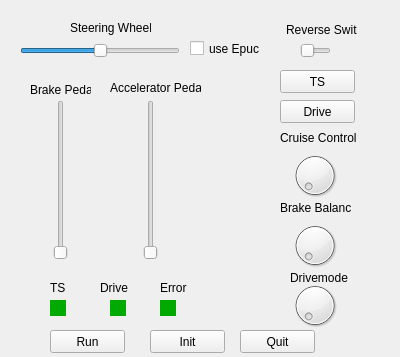
<?xml version="1.0" encoding="UTF-8"?>
<ui version="4.0">
 <class>CockpitScreen</class>
 <widget class="QWidget" name="CockpitScreen">
  <property name="geometry">
   <rect>
    <x>0</x>
    <y>0</y>
    <width>400</width>
    <height>357</height>
   </rect>
  </property>
  <property name="windowTitle">
   <string>Cockpit</string>
  </property>
  <widget class="QSlider" name="SteeringWheel">
   <property name="enabled">
    <bool>true</bool>
   </property>
   <property name="geometry">
    <rect>
     <x>20</x>
     <y>40</y>
     <width>160</width>
     <height>22</height>
    </rect>
   </property>
   <property name="value">
    <number>50</number>
   </property>
   <property name="sliderPosition">
    <number>50</number>
   </property>
   <property name="orientation">
    <enum>Qt::Horizontal</enum>
   </property>
  </widget>
  <widget class="QLabel" name="Steering">
   <property name="geometry">
    <rect>
     <x>70</x>
     <y>20</y>
     <width>81</width>
     <height>16</height>
    </rect>
   </property>
   <property name="text">
    <string>Steering Wheel</string>
   </property>
  </widget>
  <widget class="QSlider" name="BreakPedal">
   <property name="geometry">
    <rect>
     <x>50</x>
     <y>100</y>
     <width>22</width>
     <height>160</height>
    </rect>
   </property>
   <property name="orientation">
    <enum>Qt::Vertical</enum>
   </property>
  </widget>
  <widget class="QSlider" name="AcceleratorPedal">
   <property name="geometry">
    <rect>
     <x>140</x>
     <y>100</y>
     <width>22</width>
     <height>160</height>
    </rect>
   </property>
   <property name="orientation">
    <enum>Qt::Vertical</enum>
   </property>
  </widget>
  <widget class="QLabel" name="Break_2">
   <property name="geometry">
    <rect>
     <x>30</x>
     <y>80</y>
     <width>61</width>
     <height>20</height>
    </rect>
   </property>
   <property name="text">
    <string>Brake Pedal</string>
   </property>
  </widget>
  <widget class="QLabel" name="Accelerator">
   <property name="geometry">
    <rect>
     <x>110</x>
     <y>80</y>
     <width>91</width>
     <height>16</height>
    </rect>
   </property>
   <property name="text">
    <string>Accelerator Pedal</string>
   </property>
  </widget>
  <widget class="QSlider" name="ReverseSwitch">
   <property name="geometry">
    <rect>
     <x>300</x>
     <y>40</y>
     <width>31</width>
     <height>22</height>
    </rect>
   </property>
   <property name="maximum">
    <number>1</number>
   </property>
   <property name="orientation">
    <enum>Qt::Horizontal</enum>
   </property>
  </widget>
  <widget class="QLabel" name="Reverse">
   <property name="geometry">
    <rect>
     <x>286</x>
     <y>20</y>
     <width>71</width>
     <height>20</height>
    </rect>
   </property>
   <property name="text">
    <string>Reverse Switch</string>
   </property>
  </widget>
  <widget class="QLabel" name="BrakeBalance">
   <property name="geometry">
    <rect>
     <x>280</x>
     <y>200</y>
     <width>71</width>
     <height>16</height>
    </rect>
   </property>
   <property name="text">
    <string>Brake Balance</string>
   </property>
  </widget>
  <widget class="QPushButton" name="TSActive">
   <property name="geometry">
    <rect>
     <x>280</x>
     <y>70</y>
     <width>75</width>
     <height>23</height>
    </rect>
   </property>
   <property name="text">
    <string>TS</string>
   </property>
  </widget>
  <widget class="QPushButton" name="DriveActive">
   <property name="geometry">
    <rect>
     <x>280</x>
     <y>100</y>
     <width>75</width>
     <height>23</height>
    </rect>
   </property>
   <property name="text">
    <string>Drive</string>
   </property>
  </widget>
  <widget class="QDial" name="CruiseDial">
   <property name="geometry">
    <rect>
     <x>290</x>
     <y>150</y>
     <width>50</width>
     <height>51</height>
    </rect>
   </property>
  </widget>
  <widget class="QLabel" name="CruiseControl">
   <property name="geometry">
    <rect>
     <x>280</x>
     <y>130</y>
     <width>81</width>
     <height>16</height>
    </rect>
   </property>
   <property name="text">
    <string>Cruise Control</string>
   </property>
  </widget>
  <widget class="QDial" name="BalanceDial">
   <property name="geometry">
    <rect>
     <x>290</x>
     <y>220</y>
     <width>50</width>
     <height>51</height>
    </rect>
   </property>
  </widget>
  <widget class="QDial" name="ModeDial">
   <property name="geometry">
    <rect>
     <x>290</x>
     <y>280</y>
     <width>50</width>
     <height>51</height>
    </rect>
   </property>
   <property name="maximum">
    <number>5</number>
   </property>
  </widget>
  <widget class="QLabel" name="Drivemode">
   <property name="geometry">
    <rect>
     <x>290</x>
     <y>270</y>
     <width>61</width>
     <height>16</height>
    </rect>
   </property>
   <property name="text">
    <string>Drivemode</string>
   </property>
  </widget>
  <widget class="Line" name="TSLight">
   <property name="geometry">
    <rect>
     <x>50</x>
     <y>300</y>
     <width>16</width>
     <height>16</height>
    </rect>
   </property>
   <property name="palette">
    <palette>
     <active>
      <colorrole role="WindowText">
       <brush brushstyle="SolidPattern">
        <color alpha="255">
         <red>0</red>
         <green>0</green>
         <blue>0</blue>
        </color>
       </brush>
      </colorrole>
      <colorrole role="Button">
       <brush brushstyle="SolidPattern">
        <color alpha="255">
         <red>0</red>
         <green>255</green>
         <blue>0</blue>
        </color>
       </brush>
      </colorrole>
      <colorrole role="Light">
       <brush brushstyle="SolidPattern">
        <color alpha="255">
         <red>127</red>
         <green>255</green>
         <blue>127</blue>
        </color>
       </brush>
      </colorrole>
      <colorrole role="Midlight">
       <brush brushstyle="SolidPattern">
        <color alpha="255">
         <red>63</red>
         <green>255</green>
         <blue>63</blue>
        </color>
       </brush>
      </colorrole>
      <colorrole role="Dark">
       <brush brushstyle="SolidPattern">
        <color alpha="255">
         <red>0</red>
         <green>127</green>
         <blue>0</blue>
        </color>
       </brush>
      </colorrole>
      <colorrole role="Mid">
       <brush brushstyle="SolidPattern">
        <color alpha="255">
         <red>0</red>
         <green>170</green>
         <blue>0</blue>
        </color>
       </brush>
      </colorrole>
      <colorrole role="Text">
       <brush brushstyle="SolidPattern">
        <color alpha="255">
         <red>0</red>
         <green>0</green>
         <blue>0</blue>
        </color>
       </brush>
      </colorrole>
      <colorrole role="BrightText">
       <brush brushstyle="SolidPattern">
        <color alpha="255">
         <red>255</red>
         <green>255</green>
         <blue>255</blue>
        </color>
       </brush>
      </colorrole>
      <colorrole role="ButtonText">
       <brush brushstyle="SolidPattern">
        <color alpha="255">
         <red>0</red>
         <green>0</green>
         <blue>0</blue>
        </color>
       </brush>
      </colorrole>
      <colorrole role="Base">
       <brush brushstyle="SolidPattern">
        <color alpha="255">
         <red>255</red>
         <green>255</green>
         <blue>255</blue>
        </color>
       </brush>
      </colorrole>
      <colorrole role="Window">
       <brush brushstyle="SolidPattern">
        <color alpha="255">
         <red>0</red>
         <green>255</green>
         <blue>0</blue>
        </color>
       </brush>
      </colorrole>
      <colorrole role="Shadow">
       <brush brushstyle="SolidPattern">
        <color alpha="255">
         <red>0</red>
         <green>0</green>
         <blue>0</blue>
        </color>
       </brush>
      </colorrole>
      <colorrole role="AlternateBase">
       <brush brushstyle="SolidPattern">
        <color alpha="255">
         <red>127</red>
         <green>255</green>
         <blue>127</blue>
        </color>
       </brush>
      </colorrole>
      <colorrole role="ToolTipBase">
       <brush brushstyle="SolidPattern">
        <color alpha="255">
         <red>255</red>
         <green>255</green>
         <blue>220</blue>
        </color>
       </brush>
      </colorrole>
      <colorrole role="ToolTipText">
       <brush brushstyle="SolidPattern">
        <color alpha="255">
         <red>0</red>
         <green>0</green>
         <blue>0</blue>
        </color>
       </brush>
      </colorrole>
     </active>
     <inactive>
      <colorrole role="WindowText">
       <brush brushstyle="SolidPattern">
        <color alpha="255">
         <red>0</red>
         <green>0</green>
         <blue>0</blue>
        </color>
       </brush>
      </colorrole>
      <colorrole role="Button">
       <brush brushstyle="SolidPattern">
        <color alpha="255">
         <red>0</red>
         <green>255</green>
         <blue>0</blue>
        </color>
       </brush>
      </colorrole>
      <colorrole role="Light">
       <brush brushstyle="SolidPattern">
        <color alpha="255">
         <red>127</red>
         <green>255</green>
         <blue>127</blue>
        </color>
       </brush>
      </colorrole>
      <colorrole role="Midlight">
       <brush brushstyle="SolidPattern">
        <color alpha="255">
         <red>63</red>
         <green>255</green>
         <blue>63</blue>
        </color>
       </brush>
      </colorrole>
      <colorrole role="Dark">
       <brush brushstyle="SolidPattern">
        <color alpha="255">
         <red>0</red>
         <green>127</green>
         <blue>0</blue>
        </color>
       </brush>
      </colorrole>
      <colorrole role="Mid">
       <brush brushstyle="SolidPattern">
        <color alpha="255">
         <red>0</red>
         <green>170</green>
         <blue>0</blue>
        </color>
       </brush>
      </colorrole>
      <colorrole role="Text">
       <brush brushstyle="SolidPattern">
        <color alpha="255">
         <red>0</red>
         <green>0</green>
         <blue>0</blue>
        </color>
       </brush>
      </colorrole>
      <colorrole role="BrightText">
       <brush brushstyle="SolidPattern">
        <color alpha="255">
         <red>255</red>
         <green>255</green>
         <blue>255</blue>
        </color>
       </brush>
      </colorrole>
      <colorrole role="ButtonText">
       <brush brushstyle="SolidPattern">
        <color alpha="255">
         <red>0</red>
         <green>0</green>
         <blue>0</blue>
        </color>
       </brush>
      </colorrole>
      <colorrole role="Base">
       <brush brushstyle="SolidPattern">
        <color alpha="255">
         <red>255</red>
         <green>255</green>
         <blue>255</blue>
        </color>
       </brush>
      </colorrole>
      <colorrole role="Window">
       <brush brushstyle="SolidPattern">
        <color alpha="255">
         <red>0</red>
         <green>255</green>
         <blue>0</blue>
        </color>
       </brush>
      </colorrole>
      <colorrole role="Shadow">
       <brush brushstyle="SolidPattern">
        <color alpha="255">
         <red>0</red>
         <green>0</green>
         <blue>0</blue>
        </color>
       </brush>
      </colorrole>
      <colorrole role="AlternateBase">
       <brush brushstyle="SolidPattern">
        <color alpha="255">
         <red>127</red>
         <green>255</green>
         <blue>127</blue>
        </color>
       </brush>
      </colorrole>
      <colorrole role="ToolTipBase">
       <brush brushstyle="SolidPattern">
        <color alpha="255">
         <red>255</red>
         <green>255</green>
         <blue>220</blue>
        </color>
       </brush>
      </colorrole>
      <colorrole role="ToolTipText">
       <brush brushstyle="SolidPattern">
        <color alpha="255">
         <red>0</red>
         <green>0</green>
         <blue>0</blue>
        </color>
       </brush>
      </colorrole>
     </inactive>
     <disabled>
      <colorrole role="WindowText">
       <brush brushstyle="SolidPattern">
        <color alpha="255">
         <red>0</red>
         <green>127</green>
         <blue>0</blue>
        </color>
       </brush>
      </colorrole>
      <colorrole role="Button">
       <brush brushstyle="SolidPattern">
        <color alpha="255">
         <red>0</red>
         <green>255</green>
         <blue>0</blue>
        </color>
       </brush>
      </colorrole>
      <colorrole role="Light">
       <brush brushstyle="SolidPattern">
        <color alpha="255">
         <red>127</red>
         <green>255</green>
         <blue>127</blue>
        </color>
       </brush>
      </colorrole>
      <colorrole role="Midlight">
       <brush brushstyle="SolidPattern">
        <color alpha="255">
         <red>63</red>
         <green>255</green>
         <blue>63</blue>
        </color>
       </brush>
      </colorrole>
      <colorrole role="Dark">
       <brush brushstyle="SolidPattern">
        <color alpha="255">
         <red>0</red>
         <green>127</green>
         <blue>0</blue>
        </color>
       </brush>
      </colorrole>
      <colorrole role="Mid">
       <brush brushstyle="SolidPattern">
        <color alpha="255">
         <red>0</red>
         <green>170</green>
         <blue>0</blue>
        </color>
       </brush>
      </colorrole>
      <colorrole role="Text">
       <brush brushstyle="SolidPattern">
        <color alpha="255">
         <red>0</red>
         <green>127</green>
         <blue>0</blue>
        </color>
       </brush>
      </colorrole>
      <colorrole role="BrightText">
       <brush brushstyle="SolidPattern">
        <color alpha="255">
         <red>255</red>
         <green>255</green>
         <blue>255</blue>
        </color>
       </brush>
      </colorrole>
      <colorrole role="ButtonText">
       <brush brushstyle="SolidPattern">
        <color alpha="255">
         <red>0</red>
         <green>127</green>
         <blue>0</blue>
        </color>
       </brush>
      </colorrole>
      <colorrole role="Base">
       <brush brushstyle="SolidPattern">
        <color alpha="255">
         <red>0</red>
         <green>255</green>
         <blue>0</blue>
        </color>
       </brush>
      </colorrole>
      <colorrole role="Window">
       <brush brushstyle="SolidPattern">
        <color alpha="255">
         <red>0</red>
         <green>255</green>
         <blue>0</blue>
        </color>
       </brush>
      </colorrole>
      <colorrole role="Shadow">
       <brush brushstyle="SolidPattern">
        <color alpha="255">
         <red>0</red>
         <green>0</green>
         <blue>0</blue>
        </color>
       </brush>
      </colorrole>
      <colorrole role="AlternateBase">
       <brush brushstyle="SolidPattern">
        <color alpha="255">
         <red>0</red>
         <green>255</green>
         <blue>0</blue>
        </color>
       </brush>
      </colorrole>
      <colorrole role="ToolTipBase">
       <brush brushstyle="SolidPattern">
        <color alpha="255">
         <red>255</red>
         <green>255</green>
         <blue>220</blue>
        </color>
       </brush>
      </colorrole>
      <colorrole role="ToolTipText">
       <brush brushstyle="SolidPattern">
        <color alpha="255">
         <red>0</red>
         <green>0</green>
         <blue>0</blue>
        </color>
       </brush>
      </colorrole>
     </disabled>
    </palette>
   </property>
   <property name="lineWidth">
    <number>0</number>
   </property>
   <property name="midLineWidth">
    <number>16</number>
   </property>
   <property name="orientation">
    <enum>Qt::Vertical</enum>
   </property>
  </widget>
  <widget class="Line" name="DriveLight">
   <property name="geometry">
    <rect>
     <x>110</x>
     <y>300</y>
     <width>16</width>
     <height>16</height>
    </rect>
   </property>
   <property name="palette">
    <palette>
     <active>
      <colorrole role="WindowText">
       <brush brushstyle="SolidPattern">
        <color alpha="255">
         <red>0</red>
         <green>0</green>
         <blue>0</blue>
        </color>
       </brush>
      </colorrole>
      <colorrole role="Button">
       <brush brushstyle="SolidPattern">
        <color alpha="255">
         <red>0</red>
         <green>255</green>
         <blue>0</blue>
        </color>
       </brush>
      </colorrole>
      <colorrole role="Light">
       <brush brushstyle="SolidPattern">
        <color alpha="255">
         <red>127</red>
         <green>255</green>
         <blue>127</blue>
        </color>
       </brush>
      </colorrole>
      <colorrole role="Midlight">
       <brush brushstyle="SolidPattern">
        <color alpha="255">
         <red>63</red>
         <green>255</green>
         <blue>63</blue>
        </color>
       </brush>
      </colorrole>
      <colorrole role="Dark">
       <brush brushstyle="SolidPattern">
        <color alpha="255">
         <red>0</red>
         <green>127</green>
         <blue>0</blue>
        </color>
       </brush>
      </colorrole>
      <colorrole role="Mid">
       <brush brushstyle="SolidPattern">
        <color alpha="255">
         <red>0</red>
         <green>170</green>
         <blue>0</blue>
        </color>
       </brush>
      </colorrole>
      <colorrole role="Text">
       <brush brushstyle="SolidPattern">
        <color alpha="255">
         <red>0</red>
         <green>0</green>
         <blue>0</blue>
        </color>
       </brush>
      </colorrole>
      <colorrole role="BrightText">
       <brush brushstyle="SolidPattern">
        <color alpha="255">
         <red>255</red>
         <green>255</green>
         <blue>255</blue>
        </color>
       </brush>
      </colorrole>
      <colorrole role="ButtonText">
       <brush brushstyle="SolidPattern">
        <color alpha="255">
         <red>0</red>
         <green>0</green>
         <blue>0</blue>
        </color>
       </brush>
      </colorrole>
      <colorrole role="Base">
       <brush brushstyle="SolidPattern">
        <color alpha="255">
         <red>255</red>
         <green>255</green>
         <blue>255</blue>
        </color>
       </brush>
      </colorrole>
      <colorrole role="Window">
       <brush brushstyle="SolidPattern">
        <color alpha="255">
         <red>0</red>
         <green>255</green>
         <blue>0</blue>
        </color>
       </brush>
      </colorrole>
      <colorrole role="Shadow">
       <brush brushstyle="SolidPattern">
        <color alpha="255">
         <red>0</red>
         <green>0</green>
         <blue>0</blue>
        </color>
       </brush>
      </colorrole>
      <colorrole role="AlternateBase">
       <brush brushstyle="SolidPattern">
        <color alpha="255">
         <red>127</red>
         <green>255</green>
         <blue>127</blue>
        </color>
       </brush>
      </colorrole>
      <colorrole role="ToolTipBase">
       <brush brushstyle="SolidPattern">
        <color alpha="255">
         <red>255</red>
         <green>255</green>
         <blue>220</blue>
        </color>
       </brush>
      </colorrole>
      <colorrole role="ToolTipText">
       <brush brushstyle="SolidPattern">
        <color alpha="255">
         <red>0</red>
         <green>0</green>
         <blue>0</blue>
        </color>
       </brush>
      </colorrole>
     </active>
     <inactive>
      <colorrole role="WindowText">
       <brush brushstyle="SolidPattern">
        <color alpha="255">
         <red>0</red>
         <green>0</green>
         <blue>0</blue>
        </color>
       </brush>
      </colorrole>
      <colorrole role="Button">
       <brush brushstyle="SolidPattern">
        <color alpha="255">
         <red>0</red>
         <green>255</green>
         <blue>0</blue>
        </color>
       </brush>
      </colorrole>
      <colorrole role="Light">
       <brush brushstyle="SolidPattern">
        <color alpha="255">
         <red>127</red>
         <green>255</green>
         <blue>127</blue>
        </color>
       </brush>
      </colorrole>
      <colorrole role="Midlight">
       <brush brushstyle="SolidPattern">
        <color alpha="255">
         <red>63</red>
         <green>255</green>
         <blue>63</blue>
        </color>
       </brush>
      </colorrole>
      <colorrole role="Dark">
       <brush brushstyle="SolidPattern">
        <color alpha="255">
         <red>0</red>
         <green>127</green>
         <blue>0</blue>
        </color>
       </brush>
      </colorrole>
      <colorrole role="Mid">
       <brush brushstyle="SolidPattern">
        <color alpha="255">
         <red>0</red>
         <green>170</green>
         <blue>0</blue>
        </color>
       </brush>
      </colorrole>
      <colorrole role="Text">
       <brush brushstyle="SolidPattern">
        <color alpha="255">
         <red>0</red>
         <green>0</green>
         <blue>0</blue>
        </color>
       </brush>
      </colorrole>
      <colorrole role="BrightText">
       <brush brushstyle="SolidPattern">
        <color alpha="255">
         <red>255</red>
         <green>255</green>
         <blue>255</blue>
        </color>
       </brush>
      </colorrole>
      <colorrole role="ButtonText">
       <brush brushstyle="SolidPattern">
        <color alpha="255">
         <red>0</red>
         <green>0</green>
         <blue>0</blue>
        </color>
       </brush>
      </colorrole>
      <colorrole role="Base">
       <brush brushstyle="SolidPattern">
        <color alpha="255">
         <red>255</red>
         <green>255</green>
         <blue>255</blue>
        </color>
       </brush>
      </colorrole>
      <colorrole role="Window">
       <brush brushstyle="SolidPattern">
        <color alpha="255">
         <red>0</red>
         <green>255</green>
         <blue>0</blue>
        </color>
       </brush>
      </colorrole>
      <colorrole role="Shadow">
       <brush brushstyle="SolidPattern">
        <color alpha="255">
         <red>0</red>
         <green>0</green>
         <blue>0</blue>
        </color>
       </brush>
      </colorrole>
      <colorrole role="AlternateBase">
       <brush brushstyle="SolidPattern">
        <color alpha="255">
         <red>127</red>
         <green>255</green>
         <blue>127</blue>
        </color>
       </brush>
      </colorrole>
      <colorrole role="ToolTipBase">
       <brush brushstyle="SolidPattern">
        <color alpha="255">
         <red>255</red>
         <green>255</green>
         <blue>220</blue>
        </color>
       </brush>
      </colorrole>
      <colorrole role="ToolTipText">
       <brush brushstyle="SolidPattern">
        <color alpha="255">
         <red>0</red>
         <green>0</green>
         <blue>0</blue>
        </color>
       </brush>
      </colorrole>
     </inactive>
     <disabled>
      <colorrole role="WindowText">
       <brush brushstyle="SolidPattern">
        <color alpha="255">
         <red>0</red>
         <green>127</green>
         <blue>0</blue>
        </color>
       </brush>
      </colorrole>
      <colorrole role="Button">
       <brush brushstyle="SolidPattern">
        <color alpha="255">
         <red>0</red>
         <green>255</green>
         <blue>0</blue>
        </color>
       </brush>
      </colorrole>
      <colorrole role="Light">
       <brush brushstyle="SolidPattern">
        <color alpha="255">
         <red>127</red>
         <green>255</green>
         <blue>127</blue>
        </color>
       </brush>
      </colorrole>
      <colorrole role="Midlight">
       <brush brushstyle="SolidPattern">
        <color alpha="255">
         <red>63</red>
         <green>255</green>
         <blue>63</blue>
        </color>
       </brush>
      </colorrole>
      <colorrole role="Dark">
       <brush brushstyle="SolidPattern">
        <color alpha="255">
         <red>0</red>
         <green>127</green>
         <blue>0</blue>
        </color>
       </brush>
      </colorrole>
      <colorrole role="Mid">
       <brush brushstyle="SolidPattern">
        <color alpha="255">
         <red>0</red>
         <green>170</green>
         <blue>0</blue>
        </color>
       </brush>
      </colorrole>
      <colorrole role="Text">
       <brush brushstyle="SolidPattern">
        <color alpha="255">
         <red>0</red>
         <green>127</green>
         <blue>0</blue>
        </color>
       </brush>
      </colorrole>
      <colorrole role="BrightText">
       <brush brushstyle="SolidPattern">
        <color alpha="255">
         <red>255</red>
         <green>255</green>
         <blue>255</blue>
        </color>
       </brush>
      </colorrole>
      <colorrole role="ButtonText">
       <brush brushstyle="SolidPattern">
        <color alpha="255">
         <red>0</red>
         <green>127</green>
         <blue>0</blue>
        </color>
       </brush>
      </colorrole>
      <colorrole role="Base">
       <brush brushstyle="SolidPattern">
        <color alpha="255">
         <red>0</red>
         <green>255</green>
         <blue>0</blue>
        </color>
       </brush>
      </colorrole>
      <colorrole role="Window">
       <brush brushstyle="SolidPattern">
        <color alpha="255">
         <red>0</red>
         <green>255</green>
         <blue>0</blue>
        </color>
       </brush>
      </colorrole>
      <colorrole role="Shadow">
       <brush brushstyle="SolidPattern">
        <color alpha="255">
         <red>0</red>
         <green>0</green>
         <blue>0</blue>
        </color>
       </brush>
      </colorrole>
      <colorrole role="AlternateBase">
       <brush brushstyle="SolidPattern">
        <color alpha="255">
         <red>0</red>
         <green>255</green>
         <blue>0</blue>
        </color>
       </brush>
      </colorrole>
      <colorrole role="ToolTipBase">
       <brush brushstyle="SolidPattern">
        <color alpha="255">
         <red>255</red>
         <green>255</green>
         <blue>220</blue>
        </color>
       </brush>
      </colorrole>
      <colorrole role="ToolTipText">
       <brush brushstyle="SolidPattern">
        <color alpha="255">
         <red>0</red>
         <green>0</green>
         <blue>0</blue>
        </color>
       </brush>
      </colorrole>
     </disabled>
    </palette>
   </property>
   <property name="lineWidth">
    <number>0</number>
   </property>
   <property name="midLineWidth">
    <number>16</number>
   </property>
   <property name="orientation">
    <enum>Qt::Vertical</enum>
   </property>
  </widget>
  <widget class="Line" name="ErrorLight">
   <property name="geometry">
    <rect>
     <x>160</x>
     <y>300</y>
     <width>16</width>
     <height>16</height>
    </rect>
   </property>
   <property name="palette">
    <palette>
     <active>
      <colorrole role="WindowText">
       <brush brushstyle="SolidPattern">
        <color alpha="255">
         <red>0</red>
         <green>0</green>
         <blue>0</blue>
        </color>
       </brush>
      </colorrole>
      <colorrole role="Button">
       <brush brushstyle="SolidPattern">
        <color alpha="255">
         <red>0</red>
         <green>255</green>
         <blue>0</blue>
        </color>
       </brush>
      </colorrole>
      <colorrole role="Light">
       <brush brushstyle="SolidPattern">
        <color alpha="255">
         <red>127</red>
         <green>255</green>
         <blue>127</blue>
        </color>
       </brush>
      </colorrole>
      <colorrole role="Midlight">
       <brush brushstyle="SolidPattern">
        <color alpha="255">
         <red>63</red>
         <green>255</green>
         <blue>63</blue>
        </color>
       </brush>
      </colorrole>
      <colorrole role="Dark">
       <brush brushstyle="SolidPattern">
        <color alpha="255">
         <red>0</red>
         <green>127</green>
         <blue>0</blue>
        </color>
       </brush>
      </colorrole>
      <colorrole role="Mid">
       <brush brushstyle="SolidPattern">
        <color alpha="255">
         <red>0</red>
         <green>170</green>
         <blue>0</blue>
        </color>
       </brush>
      </colorrole>
      <colorrole role="Text">
       <brush brushstyle="SolidPattern">
        <color alpha="255">
         <red>0</red>
         <green>0</green>
         <blue>0</blue>
        </color>
       </brush>
      </colorrole>
      <colorrole role="BrightText">
       <brush brushstyle="SolidPattern">
        <color alpha="255">
         <red>255</red>
         <green>255</green>
         <blue>255</blue>
        </color>
       </brush>
      </colorrole>
      <colorrole role="ButtonText">
       <brush brushstyle="SolidPattern">
        <color alpha="255">
         <red>0</red>
         <green>0</green>
         <blue>0</blue>
        </color>
       </brush>
      </colorrole>
      <colorrole role="Base">
       <brush brushstyle="SolidPattern">
        <color alpha="255">
         <red>255</red>
         <green>255</green>
         <blue>255</blue>
        </color>
       </brush>
      </colorrole>
      <colorrole role="Window">
       <brush brushstyle="SolidPattern">
        <color alpha="255">
         <red>0</red>
         <green>255</green>
         <blue>0</blue>
        </color>
       </brush>
      </colorrole>
      <colorrole role="Shadow">
       <brush brushstyle="SolidPattern">
        <color alpha="255">
         <red>0</red>
         <green>0</green>
         <blue>0</blue>
        </color>
       </brush>
      </colorrole>
      <colorrole role="AlternateBase">
       <brush brushstyle="SolidPattern">
        <color alpha="255">
         <red>127</red>
         <green>255</green>
         <blue>127</blue>
        </color>
       </brush>
      </colorrole>
      <colorrole role="ToolTipBase">
       <brush brushstyle="SolidPattern">
        <color alpha="255">
         <red>255</red>
         <green>255</green>
         <blue>220</blue>
        </color>
       </brush>
      </colorrole>
      <colorrole role="ToolTipText">
       <brush brushstyle="SolidPattern">
        <color alpha="255">
         <red>0</red>
         <green>0</green>
         <blue>0</blue>
        </color>
       </brush>
      </colorrole>
     </active>
     <inactive>
      <colorrole role="WindowText">
       <brush brushstyle="SolidPattern">
        <color alpha="255">
         <red>0</red>
         <green>0</green>
         <blue>0</blue>
        </color>
       </brush>
      </colorrole>
      <colorrole role="Button">
       <brush brushstyle="SolidPattern">
        <color alpha="255">
         <red>0</red>
         <green>255</green>
         <blue>0</blue>
        </color>
       </brush>
      </colorrole>
      <colorrole role="Light">
       <brush brushstyle="SolidPattern">
        <color alpha="255">
         <red>127</red>
         <green>255</green>
         <blue>127</blue>
        </color>
       </brush>
      </colorrole>
      <colorrole role="Midlight">
       <brush brushstyle="SolidPattern">
        <color alpha="255">
         <red>63</red>
         <green>255</green>
         <blue>63</blue>
        </color>
       </brush>
      </colorrole>
      <colorrole role="Dark">
       <brush brushstyle="SolidPattern">
        <color alpha="255">
         <red>0</red>
         <green>127</green>
         <blue>0</blue>
        </color>
       </brush>
      </colorrole>
      <colorrole role="Mid">
       <brush brushstyle="SolidPattern">
        <color alpha="255">
         <red>0</red>
         <green>170</green>
         <blue>0</blue>
        </color>
       </brush>
      </colorrole>
      <colorrole role="Text">
       <brush brushstyle="SolidPattern">
        <color alpha="255">
         <red>0</red>
         <green>0</green>
         <blue>0</blue>
        </color>
       </brush>
      </colorrole>
      <colorrole role="BrightText">
       <brush brushstyle="SolidPattern">
        <color alpha="255">
         <red>255</red>
         <green>255</green>
         <blue>255</blue>
        </color>
       </brush>
      </colorrole>
      <colorrole role="ButtonText">
       <brush brushstyle="SolidPattern">
        <color alpha="255">
         <red>0</red>
         <green>0</green>
         <blue>0</blue>
        </color>
       </brush>
      </colorrole>
      <colorrole role="Base">
       <brush brushstyle="SolidPattern">
        <color alpha="255">
         <red>255</red>
         <green>255</green>
         <blue>255</blue>
        </color>
       </brush>
      </colorrole>
      <colorrole role="Window">
       <brush brushstyle="SolidPattern">
        <color alpha="255">
         <red>0</red>
         <green>255</green>
         <blue>0</blue>
        </color>
       </brush>
      </colorrole>
      <colorrole role="Shadow">
       <brush brushstyle="SolidPattern">
        <color alpha="255">
         <red>0</red>
         <green>0</green>
         <blue>0</blue>
        </color>
       </brush>
      </colorrole>
      <colorrole role="AlternateBase">
       <brush brushstyle="SolidPattern">
        <color alpha="255">
         <red>127</red>
         <green>255</green>
         <blue>127</blue>
        </color>
       </brush>
      </colorrole>
      <colorrole role="ToolTipBase">
       <brush brushstyle="SolidPattern">
        <color alpha="255">
         <red>255</red>
         <green>255</green>
         <blue>220</blue>
        </color>
       </brush>
      </colorrole>
      <colorrole role="ToolTipText">
       <brush brushstyle="SolidPattern">
        <color alpha="255">
         <red>0</red>
         <green>0</green>
         <blue>0</blue>
        </color>
       </brush>
      </colorrole>
     </inactive>
     <disabled>
      <colorrole role="WindowText">
       <brush brushstyle="SolidPattern">
        <color alpha="255">
         <red>0</red>
         <green>127</green>
         <blue>0</blue>
        </color>
       </brush>
      </colorrole>
      <colorrole role="Button">
       <brush brushstyle="SolidPattern">
        <color alpha="255">
         <red>0</red>
         <green>255</green>
         <blue>0</blue>
        </color>
       </brush>
      </colorrole>
      <colorrole role="Light">
       <brush brushstyle="SolidPattern">
        <color alpha="255">
         <red>127</red>
         <green>255</green>
         <blue>127</blue>
        </color>
       </brush>
      </colorrole>
      <colorrole role="Midlight">
       <brush brushstyle="SolidPattern">
        <color alpha="255">
         <red>63</red>
         <green>255</green>
         <blue>63</blue>
        </color>
       </brush>
      </colorrole>
      <colorrole role="Dark">
       <brush brushstyle="SolidPattern">
        <color alpha="255">
         <red>0</red>
         <green>127</green>
         <blue>0</blue>
        </color>
       </brush>
      </colorrole>
      <colorrole role="Mid">
       <brush brushstyle="SolidPattern">
        <color alpha="255">
         <red>0</red>
         <green>170</green>
         <blue>0</blue>
        </color>
       </brush>
      </colorrole>
      <colorrole role="Text">
       <brush brushstyle="SolidPattern">
        <color alpha="255">
         <red>0</red>
         <green>127</green>
         <blue>0</blue>
        </color>
       </brush>
      </colorrole>
      <colorrole role="BrightText">
       <brush brushstyle="SolidPattern">
        <color alpha="255">
         <red>255</red>
         <green>255</green>
         <blue>255</blue>
        </color>
       </brush>
      </colorrole>
      <colorrole role="ButtonText">
       <brush brushstyle="SolidPattern">
        <color alpha="255">
         <red>0</red>
         <green>127</green>
         <blue>0</blue>
        </color>
       </brush>
      </colorrole>
      <colorrole role="Base">
       <brush brushstyle="SolidPattern">
        <color alpha="255">
         <red>0</red>
         <green>255</green>
         <blue>0</blue>
        </color>
       </brush>
      </colorrole>
      <colorrole role="Window">
       <brush brushstyle="SolidPattern">
        <color alpha="255">
         <red>0</red>
         <green>255</green>
         <blue>0</blue>
        </color>
       </brush>
      </colorrole>
      <colorrole role="Shadow">
       <brush brushstyle="SolidPattern">
        <color alpha="255">
         <red>0</red>
         <green>0</green>
         <blue>0</blue>
        </color>
       </brush>
      </colorrole>
      <colorrole role="AlternateBase">
       <brush brushstyle="SolidPattern">
        <color alpha="255">
         <red>0</red>
         <green>255</green>
         <blue>0</blue>
        </color>
       </brush>
      </colorrole>
      <colorrole role="ToolTipBase">
       <brush brushstyle="SolidPattern">
        <color alpha="255">
         <red>255</red>
         <green>255</green>
         <blue>220</blue>
        </color>
       </brush>
      </colorrole>
      <colorrole role="ToolTipText">
       <brush brushstyle="SolidPattern">
        <color alpha="255">
         <red>0</red>
         <green>0</green>
         <blue>0</blue>
        </color>
       </brush>
      </colorrole>
     </disabled>
    </palette>
   </property>
   <property name="lineWidth">
    <number>0</number>
   </property>
   <property name="midLineWidth">
    <number>16</number>
   </property>
   <property name="orientation">
    <enum>Qt::Vertical</enum>
   </property>
  </widget>
  <widget class="QLabel" name="TS">
   <property name="geometry">
    <rect>
     <x>50</x>
     <y>280</y>
     <width>21</width>
     <height>16</height>
    </rect>
   </property>
   <property name="text">
    <string>TS</string>
   </property>
  </widget>
  <widget class="QLabel" name="label">
   <property name="geometry">
    <rect>
     <x>100</x>
     <y>280</y>
     <width>31</width>
     <height>16</height>
    </rect>
   </property>
   <property name="text">
    <string>Drive</string>
   </property>
  </widget>
  <widget class="QLabel" name="label_2">
   <property name="geometry">
    <rect>
     <x>160</x>
     <y>280</y>
     <width>31</width>
     <height>16</height>
    </rect>
   </property>
   <property name="text">
    <string>Error</string>
   </property>
  </widget>
  <widget class="QCheckBox" name="EpuckSteering">
   <property name="geometry">
    <rect>
     <x>190</x>
     <y>40</y>
     <width>70</width>
     <height>17</height>
    </rect>
   </property>
   <property name="text">
    <string>use Epuck</string>
   </property>
  </widget>
  <widget class="QPushButton" name="Run">
   <property name="geometry">
    <rect>
     <x>50</x>
     <y>330</y>
     <width>75</width>
     <height>23</height>
    </rect>
   </property>
   <property name="text">
    <string>Run</string>
   </property>
  </widget>
  <widget class="QPushButton" name="Init">
   <property name="geometry">
    <rect>
     <x>150</x>
     <y>330</y>
     <width>75</width>
     <height>23</height>
    </rect>
   </property>
   <property name="text">
    <string>Init</string>
   </property>
  </widget>
  <widget class="QPushButton" name="pushButton">
   <property name="geometry">
    <rect>
     <x>240</x>
     <y>330</y>
     <width>75</width>
     <height>23</height>
    </rect>
   </property>
   <property name="text">
    <string>Quit</string>
   </property>
  </widget>
 </widget>
 <resources/>
 <connections>
  <connection>
   <sender>SteeringWheel</sender>
   <signal>valueChanged(int)</signal>
   <receiver>CockpitScreen</receiver>
   <slot>steering_cb(int)</slot>
   <hints>
    <hint type="sourcelabel">
     <x>75</x>
     <y>43</y>
    </hint>
    <hint type="destinationlabel">
     <x>81</x>
     <y>74</y>
    </hint>
   </hints>
  </connection>
  <connection>
   <sender>BreakPedal</sender>
   <signal>valueChanged(int)</signal>
   <receiver>CockpitScreen</receiver>
   <slot>break_cb(int)</slot>
   <hints>
    <hint type="sourcelabel">
     <x>62</x>
     <y>212</y>
    </hint>
    <hint type="destinationlabel">
     <x>81</x>
     <y>237</y>
    </hint>
   </hints>
  </connection>
  <connection>
   <sender>AcceleratorPedal</sender>
   <signal>valueChanged(int)</signal>
   <receiver>CockpitScreen</receiver>
   <slot>accelerator_cb(int)</slot>
   <hints>
    <hint type="sourcelabel">
     <x>149</x>
     <y>231</y>
    </hint>
    <hint type="destinationlabel">
     <x>164</x>
     <y>269</y>
    </hint>
   </hints>
  </connection>
  <connection>
   <sender>CruiseDial</sender>
   <signal>valueChanged(int)</signal>
   <receiver>CockpitScreen</receiver>
   <slot>cruise_cb(int)</slot>
   <hints>
    <hint type="sourcelabel">
     <x>302</x>
     <y>176</y>
    </hint>
    <hint type="destinationlabel">
     <x>271</x>
     <y>179</y>
    </hint>
   </hints>
  </connection>
  <connection>
   <sender>BalanceDial</sender>
   <signal>valueChanged(int)</signal>
   <receiver>CockpitScreen</receiver>
   <slot>breakBalance_cb(int)</slot>
   <hints>
    <hint type="sourcelabel">
     <x>307</x>
     <y>251</y>
    </hint>
    <hint type="destinationlabel">
     <x>270</x>
     <y>240</y>
    </hint>
   </hints>
  </connection>
  <connection>
   <sender>TSActive</sender>
   <signal>released()</signal>
   <receiver>CockpitScreen</receiver>
   <slot>TS_cb()</slot>
   <hints>
    <hint type="sourcelabel">
     <x>325</x>
     <y>87</y>
    </hint>
    <hint type="destinationlabel">
     <x>276</x>
     <y>95</y>
    </hint>
   </hints>
  </connection>
  <connection>
   <sender>DriveActive</sender>
   <signal>released()</signal>
   <receiver>CockpitScreen</receiver>
   <slot>drive_cb()</slot>
   <hints>
    <hint type="sourcelabel">
     <x>293</x>
     <y>113</y>
    </hint>
    <hint type="destinationlabel">
     <x>263</x>
     <y>140</y>
    </hint>
   </hints>
  </connection>
  <connection>
   <sender>EpuckSteering</sender>
   <signal>stateChanged(int)</signal>
   <receiver>CockpitScreen</receiver>
   <slot>useEpuck(int)</slot>
   <hints>
    <hint type="sourcelabel">
     <x>228</x>
     <y>56</y>
    </hint>
    <hint type="destinationlabel">
     <x>224</x>
     <y>74</y>
    </hint>
   </hints>
  </connection>
  <connection>
   <sender>Init</sender>
   <signal>released()</signal>
   <receiver>CockpitScreen</receiver>
   <slot>restart()</slot>
   <hints>
    <hint type="sourcelabel">
     <x>187</x>
     <y>344</y>
    </hint>
    <hint type="destinationlabel">
     <x>200</x>
     <y>314</y>
    </hint>
   </hints>
  </connection>
  <connection>
   <sender>Run</sender>
   <signal>released()</signal>
   <receiver>CockpitScreen</receiver>
   <slot>startStop()</slot>
   <hints>
    <hint type="sourcelabel">
     <x>98</x>
     <y>342</y>
    </hint>
    <hint type="destinationlabel">
     <x>93</x>
     <y>321</y>
    </hint>
   </hints>
  </connection>
  <connection>
   <sender>ModeDial</sender>
   <signal>valueChanged(int)</signal>
   <receiver>CockpitScreen</receiver>
   <slot>driveMode_cb(int)</slot>
   <hints>
    <hint type="sourcelabel">
     <x>318</x>
     <y>311</y>
    </hint>
    <hint type="destinationlabel">
     <x>350</x>
     <y>308</y>
    </hint>
   </hints>
  </connection>
  <connection>
   <sender>pushButton</sender>
   <signal>released()</signal>
   <receiver>CockpitScreen</receiver>
   <slot>quit_cb()</slot>
   <hints>
    <hint type="sourcelabel">
     <x>272</x>
     <y>342</y>
    </hint>
    <hint type="destinationlabel">
     <x>335</x>
     <y>346</y>
    </hint>
   </hints>
  </connection>
 </connections>
 <slots>
  <slot>steering_cb(int)</slot>
  <slot>break_cb(int)</slot>
  <slot>accelerator_cb(int)</slot>
  <slot>balance_cb(int)</slot>
  <slot>cruise_cb(int)</slot>
  <slot>TS_cb()</slot>
  <slot>drive_cb()</slot>
  <slot>useEpuck(int)</slot>
  <slot>restart()</slot>
  <slot>startStop()</slot>
  <slot>driveMode_cb(int)</slot>
  <slot>breakBalance_cb(int)</slot>
  <slot>quit_cb()</slot>
 </slots>
</ui>
